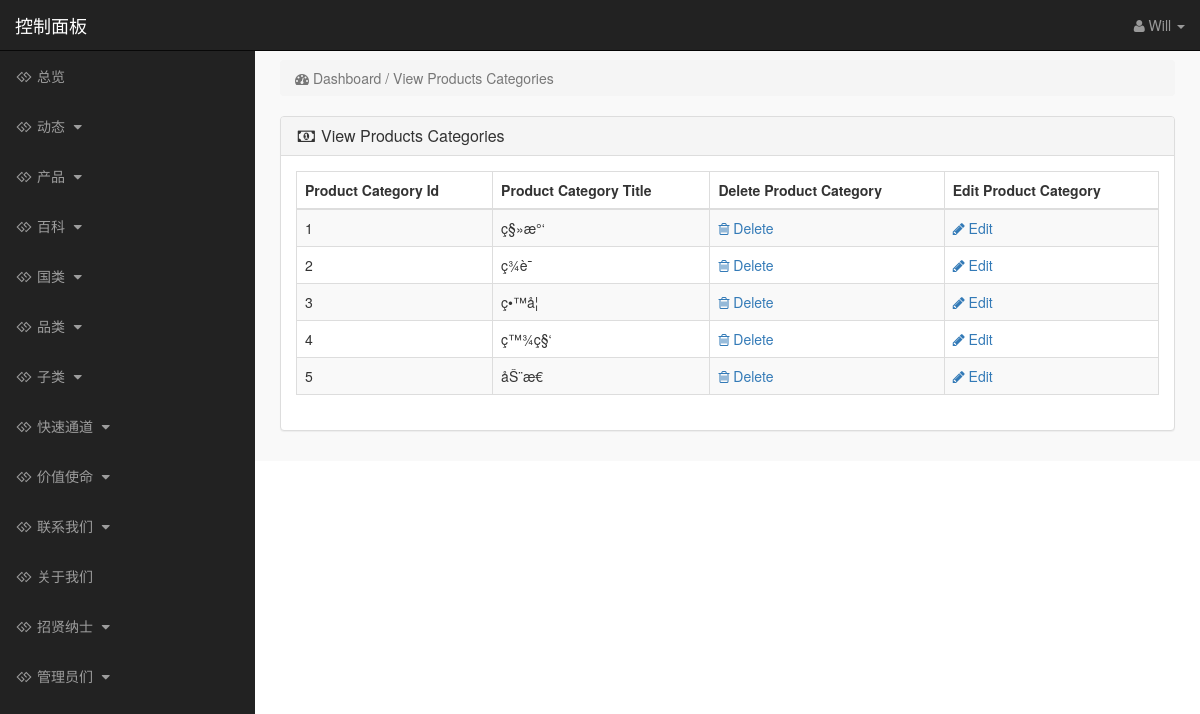
Screenshot of /admin_area/index.php?view_p_cats (signed in) with the database file from the repository.
### tables this page shows
CREATE TABLE `product_categories` (
  `p_cat_id` int(10) NOT NULL,
  `p_cat_title` text NOT NULL,
  `p_cat_top` text NOT NULL,
  `p_cat_image` text NOT NULL
);

### admin_area/view_p_cats.php (the view)
<?php
if(!isset($_SESSION['admin_email'])){
echo "<script>window.open('login.php','_self')</script>";
}
else {
?>
<div class="row">
<div class="col-lg-12">
<ol class="breadcrumb">
<li class="active">
<i class="fa fa-dashboard"></i> Dashboard / View Products Categories
</li>
</ol>
</div>
</div>
<div class="row">
<div class="col-lg-12">
<div class="panel panel-default">
<div class="panel-heading">
<h3 class="panel-title">
<i class="fa fa-money fa-fw"> </i> View Products Categories
</h3>
</div>
<div class="panel-body">
<div class="table-responsive">
<table class="table table-bordered table-hover table-striped">
<thead>
<tr>
<th>Product Category Id</th>
<th>Product Category Title</th>
<th>Delete Product Category</th>
<th>Edit Product Category</th>
</tr>
</thead>
<tbody>
<?php
$i=0;
$get_p_cats = "select * from product_categories";
$run_p_cats = mysqli_query($con,$get_p_cats);
while($row_p_cats = mysqli_fetch_array($run_p_cats)){
$p_cat_id = $row_p_cats['p_cat_id'];
$p_cat_title = $row_p_cats['p_cat_title'];
$i++;
?>
<tr>
<td> <?php echo $i; ?> </td>
<td> <?php echo $p_cat_title; ?> </td>
<td>
<a href="index.php?delete_p_cat=<?php echo $p_cat_id; ?>">
<i class="fa fa-trash-o"></i> Delete
</a>
</td>
<td>
<a href="index.php?edit_p_cat=<?php echo $p_cat_id; ?>">
<i class="fa fa-pencil"></i> Edit
</a>
</td>
</tr>
<?php } ?>
</tbody>
</table>
</div>
</div>
</div>
</div>
</div>
<?php } ?>

### admin_area/includes/sidebar.php (shortened to what this page needs)
<?php
if (!isset($_SESSION['admin_email'])) {
    echo "<script>window.open('login.php','_self')</script>";
} else {
    ?>
    <nav class="navbar navbar-inverse navbar-fixed-top">
        <div class="navbar-header">
            <a class="navbar-brand" href="index.php?dashboard">控制面板</a>
        </div>
        <ul class="nav navbar-right top-nav">
            <li class="dropdown">
                <a href="#" class="dropdown-toggle" data-toggle="dropdown">
                    <i class="fa fa-user"></i>
                    <?php echo $admin_name; ?> <b class="caret"></b>
                </a>
            </li>
        </ul>
        <div class="collapse navbar-collapse navbar-ex1-collapse">
            <ul class="nav navbar-nav side-nav">
                <li>
                    <a href="index.php?dashboard">
                        <i class="fa fa-fw fa-gg"></i> 总览
                    </a>
                </li>
                <li>
                    <a href="#" data-toggle="collapse" data-target="#posts">
                        <i class="fa fa-fw fa-gg"></i> 动态
                        <i class="fa fa-fw fa-caret-down"></i>
                    </a>
                </li>
                <li>
                    <a href="#" data-toggle="collapse" data-target="#products">
                        <i class="fa fa-fw fa-gg"></i> 产品
                        <i class="fa fa-fw fa-caret-down"></i>
                    </a>
                </li>
                <li>
                    <a href="#" data-toggle="collapse" data-target="#wiki">
                        <i class="fa fa-fw fa-gg"></i> 百科
                        <i class="fa fa-fw fa-caret-down"></i>
                    </a>
                </li>
                <li>
                    <a href="#" data-toggle="collapse" data-target="#manufacturers">
                        <i class="fa fa-fw fa-gg"></i> 国类
                        <i class="fa fa-fw fa-caret-down"></i>
                    </a>
                </li>
                <li>
                    <a href="#" data-toggle="collapse" data-target="#p_cat">
                        <i class="fa fa-fw fa-gg"></i> 品类
                        <i class="fa fa-fw fa-caret-down"></i>
                    </a>
                </li>
                <li>
                    <a href="#" data-toggle="collapse" data-target="#cat">
                        <i class="fa fa-fw fa-gg"></i> 子类
                        <i class="fa fa-fw fa-caret-down"></i>
                    </a>
                </li>
                <li>
                    <a href="#" data-toggle="collapse" data-target="#express_entry">
                        <i class="fa fa-fw fa-gg"></i> 快速通道
                        <i class="fa fa-fw fa-caret-down"></i>
                    </a>
                </li>
                <li>
                    <a href="#" data-toggle="collapse" data-target="#services">
                        <i class="fa fa-fw fa-gg"></i> 价值使命
                        <i class="fa fa-fw fa-caret-down"></i>
                    </a>
                </li>
                <li>
                    <a href="#" data-toggle="collapse" data-target="#contact_us">
                        <i class="fa fa-fw fa-gg"> </i> 联系我们
                        <i class="fa fa-fw fa-caret-down"></i>
                    </a>
                </li>
                <li>
                    <a href="index.php?edit_about_us">
                        <i class="fa fa-fw fa-gg"></i> 关于我们
                    </a>
                </li>
                <li>
                    <a href="#" data-toggle="collapse" data-target="#terms">
                        <i class="fa fa-fw fa-gg"></i> 招贤纳士
                        <i class="fa fa-fw fa-caret-down"></i>
                    </a>
                </li>
                <li>
                    <a href="#" data-toggle="collapse" data-target="#users">
                        <i class="fa fa-fw fa-gg"></i> 管理员们
                        <i class="fa fa-fw fa-caret-down"></i>
                    </a>
                </li>
            </ul>
        </div>
    </nav>
<?php } ?>

### admin_area/css/style.css (style rules this page uses)
body { margin-top:100px; }
@media (min-width: 768px) { body { margin-top:50px; } }
.top-nav { padding:0 15px; }
.top-nav>li { display:inline-block; float:left; }
.top-nav>li>a { padding-top:15px; padding-bottom:15px; line-height:20px; color:#999; }
@media (min-width: 768px) { .side-nav { position:fixed; top:51px; width:255px; border-radius:0; overflow-y:auto; background-color: #222; bottom:0; overflow-x:hidden; padding-bottom:40px; } }
@media (min-width: 768px) { .side-nav>li>a { width:255px; } }
.panel-body { border-radius:5px; }

### rows the page displays
product_categories: p_cat_title "ç§»æ°‘"
product_categories: p_cat_title "ç­¾è¯"
product_categories: p_cat_title "ç•™å­¦"
product_categories: p_cat_title "ç™¾ç§‘"
product_categories: p_cat_title "åŠ¨æ€"

### other values shown
$admin_name "Will"
